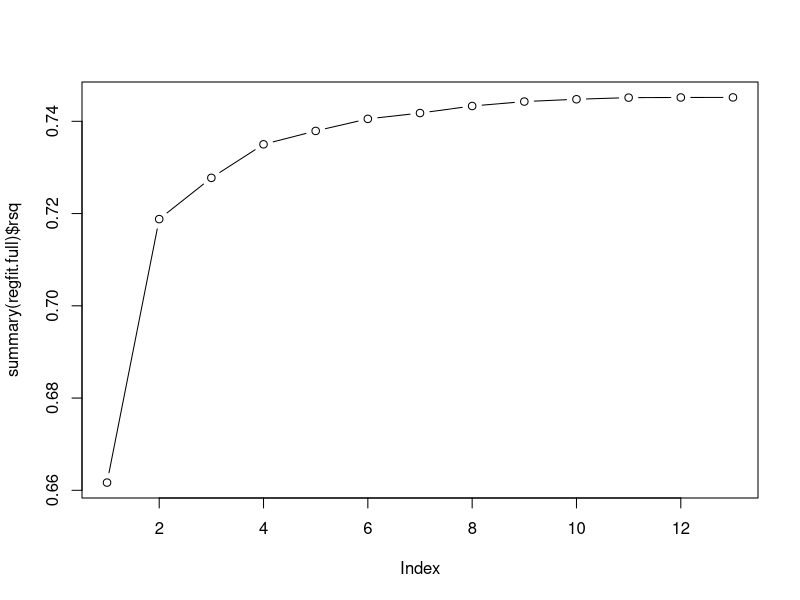
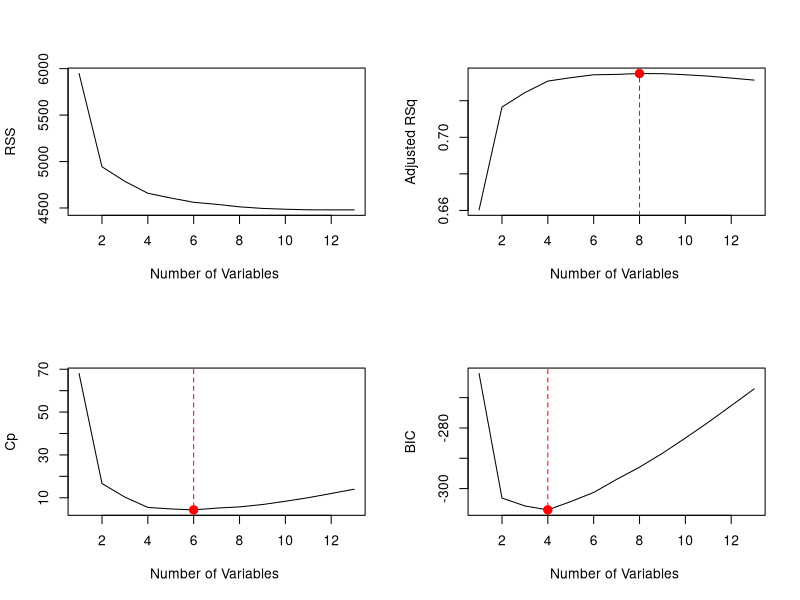
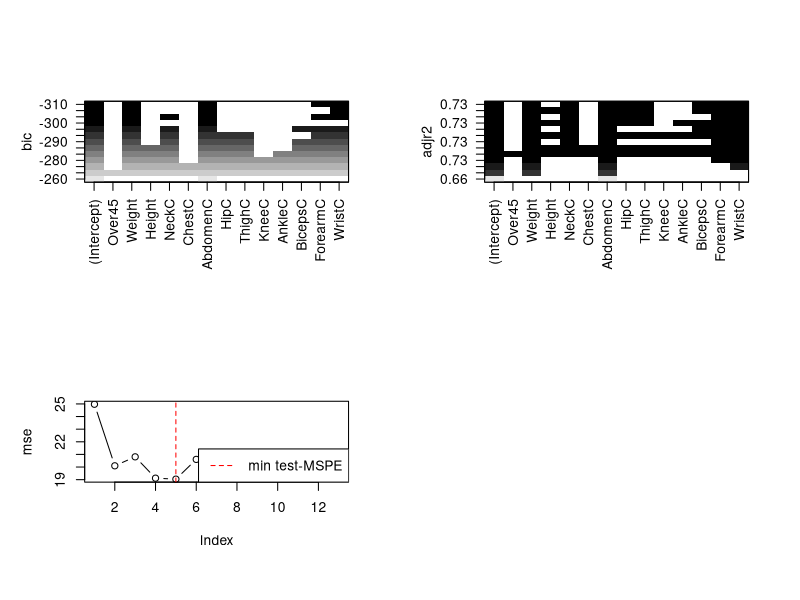

These figures' R source, in order: (Note: this script raises an error after producing the figures.)
## ---- chunk 1
knitr::opts_chunk$set(echo = TRUE)
knitr::opts_chunk$set(warning = FALSE, message = FALSE) # just to clean the pdf files, not recommended in practice!
## ---- chunk 2
library(caret)  # statistical learning techniques
library(leaps)  # BSS
## ---- chunk 3
df <- read.table('BODY_FAT.TXT', header=TRUE)
names(df)
## ---- chunk 4
df <- df[,-1]
## ---- chunk 5
regfit.full = regsubsets(SiriBF. ~ ., data = df,  nvmax = 13, method="exhaustive")
summary(regfit.full)
## ---- chunk 6
names(summary(regfit.full))
## ---- chunk 7
summary(regfit.full)$rsq
#plot rss
plot(summary(regfit.full)$rsq, type="b")
## ---- chunk 8
reg.summary <- summary(regfit.full)
par(mfrow=c(2,2))
plot(reg.summary$rss ,xlab="Number of Variables ",ylab="RSS",type="l")


plot(reg.summary$adjr2 ,xlab="Number of Variables ", ylab="Adjusted RSq",type="l")
max_adjr2 <- which.max(reg.summary$adjr2)
abline(v=max_adjr2, col="red", lty=2)
points(max_adjr2,reg.summary$adjr2[max_adjr2], col="red",cex=2,pch=20)

plot(reg.summary$cp ,xlab="Number of Variables ",ylab="Cp", type='l')
min_cp <- which.min(reg.summary$cp )
points(min_cp, reg.summary$cp[min_cp],col="red",cex=2,pch=20)
abline(v=min_cp, col="red", lty=2)

plot(reg.summary$bic ,xlab="Number of Variables ",ylab="BIC",type='l')
min_bic <- which.min(reg.summary$bic)
points(min_bic,reg.summary$bic[min_bic],col="red",cex=2,pch=20)
abline(v=min_bic, col="red", lty=2)
## ---- chunk 9
plot(regfit.full,scale="bic") #for "bic"
plot(regfit.full,scale="adjr2") #for "adjr2"
## ---- chunk 10

dim(df)

set.seed(1)
train=sample(1:nrow(df), round(nrow(df)*0.8), rep=F)
test = which(!(1:nrow(df) %in% train))

length(test)
length(train)
## ---- chunk 11
regfit.best <- regsubsets(SiriBF. ~ ., data = df[train,],  nvmax = 13,
                          method="exhaustive")
## ---- chunk 12
test.mat = model.matrix(SiriBF. ~ ., data = df[test,])
dim(test.mat)
## ---- chunk 13
p = (ncol(df)-1) # number of predictors
mse <- rep(NA, p)
for(i in 1:p){
  coefi=coef(regfit.best,id=i)
  pred=test.mat[,names(coefi)]%*%coefi
  mse[i]=mean((df$SiriBF.[test]-pred)^2)
}

plot(mse, type='b')
abline(v=which.min(mse), col="red", lty=2)
legend(x = "bottomright",
       legend = "min test-MSPE",
       lty = 2,
       col = "red")
## ---- chunk 14
coef(regfit.best, which.min(mse))
## ---- chunk 15
regfit.best.full <- regsubsets(SiriBF. ~ ., data=df ,nvmax=13)
coef(regfit.best.full, which.min(mse))
## ---- chunk 16
rescompare <- rbind(coef(regfit.best, which.min(mse)), 
                    coef(regfit.best.full, which.min(mse)))
rownames(rescompare) <- c("train", "full")
rescompare
## ---- chunk 17
k = 10
set.seed(123)

# folds
folds <- createFolds(1:nrow(df), k = 10, list = TRUE, returnTrain = T)
fold <- matrix(NA, nrow(df), k)
for (i in 1:k) {
  fold[, i] <- (1:nrow(df) %in% folds[[i]])
}
head(fold, 10)


# initialize an empty matrix to contain test errors
cv.errors=matrix(NA, k, # num of folds
                 p,     # num of variables
                 dimnames=list(NULL, paste(1:p)))
## ---- chunk 18
predict.regsubsets =function (object, newdata, id, ...){
  form=as.formula(object$call[[2]])
  mat=model.matrix(form,newdata)
  coefi=coef(object ,id=id)
  xvars=names(coefi)
  mat[,xvars]%*%coefi
}
## ---- chunk 19
# loop for each fold
for(j in 1:k){
  best.fit = regsubsets(SiriBF. ~ . , data=df[fold[,j], ], nvmax = p)
  
  # for each best model
  for (i in 1:p){
    pred = predict.regsubsets(best.fit, df[!fold[,j], ], id = i)
    cv.errors[j, i] = mean((df$SiriBF.[!fold[,j]] - pred)^2)
  }
}
## ---- chunk 20
mean_mse <- colMeans(cv.errors)
plot(mean_mse, type='b')
abline(v=which.min(mean_mse), col="red", lty=2)
legend(x = "bottomright",
       legend = "min CV-MSPE",
       lty = 2,
       col = "red")
## ---- chunk 21
reg.best  <- regsubsets (SiriBF. ~ ., data=df, nvmax=p)
coef(reg.best, which.min(mean_mse))
## ---- chunk 22
# library(devtools)
# install_github(repo="ryantibs/best-subset", subdir="bestsubset")
## ---- chunk 23
regfit.fwd = regsubsets(SiriBF. ~. , data=df,nvmax=13, method ="forward")
regfit.bwd = regsubsets(SiriBF. ~. , data=df,nvmax=13, method ="backward")
summary(regfit.fwd)
summary(regfit.bwd)
